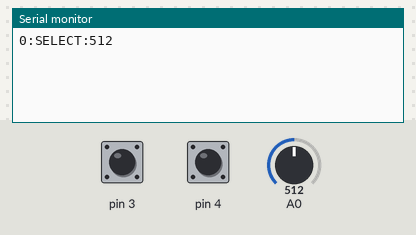
The sketch below on a simulated Arduino Uno, built with avr-gcc and run on an emulated ATmega328P. On the bench: the last lines printed to the serial monitor. The test bench sets the inputs (shaded band); at power-on: pin 3 HIGH, pin 4 HIGH, A0 = 512.

Above: at 1.2 s.
1.3 s: pin 3 pulled LOW for 0.25 s
At 2.4 s:
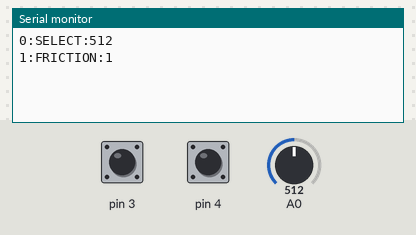
3.0 s: pin 4 pulled LOW for 0.25 s
At 4.3 s:
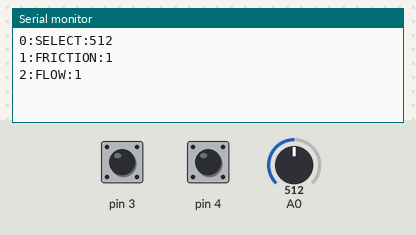
4.7 s: A0 set to 716
At 5.9 s:
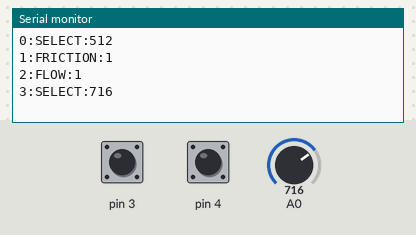
6.2 s: pin 3 pulled LOW for 1 s
At 6.8 s:
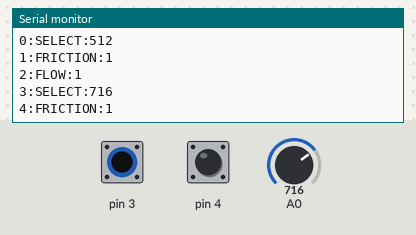
8.7 s: pin 4 pulled LOW for 1 s
At 9.8 s:
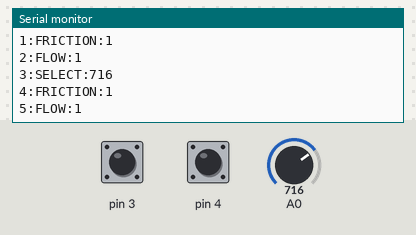
11.2 s: A0 set to 900
At 12.6 s:
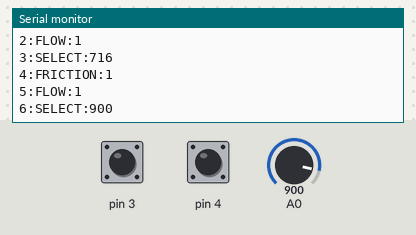

Measured:
- after the input at 1.3 s, the serial monitor: prints a new line after 0.12 s (image 1)
- after the input at 3.0 s, the serial monitor: prints a new line at once (image 2)
- after the input at 4.7 s, the serial monitor: prints a new line after 0.16 s (image 3)
- after the input at 6.2 s, the serial monitor: prints a new line after 0.07 s (image 4)
- after the input at 8.7 s, the serial monitor: prints a new line after 0.20 s (image 5)
- after the input at 11.2 s, the serial monitor: prints a new line after 0.13 s (image 6)

The sketch:

ardome_control.ino
```cpp
#include <CapacitiveSensor.h>

//selector knob constants

const int THRESHOLD_TO_REPORT_CHANGE = 20;
const int SENSOR_HIGH_VALUE = 1023;
const int SENSOR_LOW_VALUE = 0;

//capacitive button constants

#define COMMON_PIN 2
#define NUM_OF_SAMPLES 10
#define CAP_THRESHOLD 100

CapacitiveSensor cs_2_3 = CapacitiveSensor(2, 3);
CapacitiveSensor cs_2_4 = CapacitiveSensor(2, 4);

//initial state of the buttons and knobs

int lastSensorDialValue = 0;
int sensorDialValue = 0;

int msgNumber = 0;

int frictionToggle = 0;
int flowToggle = 0;

void setup() {

  //calibrate capacitive sensor
  cs_2_3.set_CS_AutocaL_Millis(0xFFFFFFFF);
  cs_2_4.set_CS_AutocaL_Millis(0xFFFFFFFF);

  Serial.begin(9600);
}

void loop() {

  int sensorDialValue = analogRead(A0);

  long frictionSensor =  cs_2_3.capacitiveSensor(NUM_OF_SAMPLES);
  long flowSensor =  cs_2_4.capacitiveSensor(NUM_OF_SAMPLES);

  //use for debugging only, since the serial data is being read by consumer app

  // Serial.println(sensorDialValue);
  // Serial.println(frictionSensor);
  // Serial.println(flowSensor);

  if (frictionSensor > CAP_THRESHOLD) {
    toggleFrictionOnIfOff();
  } else {
    toggleFrictionOffIfOn();
  }

    if (flowSensor > CAP_THRESHOLD) {
    toggleFlowOnIfOff();
  } else {
    toggleFlowOffIfOn();
  }

  if (isChangeOverThreshold(lastSensorDialValue, sensorDialValue)) {
    lastSensorDialValue = sensorDialValue;
    sendStatusUpdate("SELECT", (String)lastSensorDialValue);
  }

  delay(200);  // delay in between reads for stability

}

/** Sends a serial message formatted for parsing by consumer app */

void sendStatusUpdate(String commandType, String value) {
  Serial.println(((String)msgNumber) + ":"+commandType + ":" + value);
  msgNumber++;
}

/** If the friction toggle button state is off, turn it on, sends a status update */
void toggleFrictionOnIfOff() {
  if (frictionToggle == 0) {
    sendStatusUpdate("FRICTION", "1");
    frictionToggle = 1;
  }
}

/** If the friction toggle button state is on, turn it off, without a status update */
void toggleFrictionOffIfOn() {
  if (frictionToggle == 1) {
    frictionToggle = 0;
  }
}

/** If the flow toggle button state is off, turn it on, sends a status update */
void toggleFlowOnIfOff() {
  if (flowToggle == 0) {
    sendStatusUpdate("FLOW", "1");
    flowToggle = 1;
  }
}

/** If the flow toggle button state is off, turn it on, sends a status update */
void toggleFlowOffIfOn() {
  if (flowToggle == 1) {
    flowToggle = 0;
  }
}

/** If the knob change amount is over a threshold, send an update, prevents shakes spamming event */
bool isChangeOverThreshold(int lastSensorValue, int sensorValue) {
  if (abs(lastSensorValue - sensorValue) > THRESHOLD_TO_REPORT_CHANGE ||
    (lastSensorValue != sensorValue && (sensorValue == SENSOR_LOW_VALUE || sensorValue == SENSOR_HIGH_VALUE))) {
    return true;
  } else {
    return false;
  }
}
```
